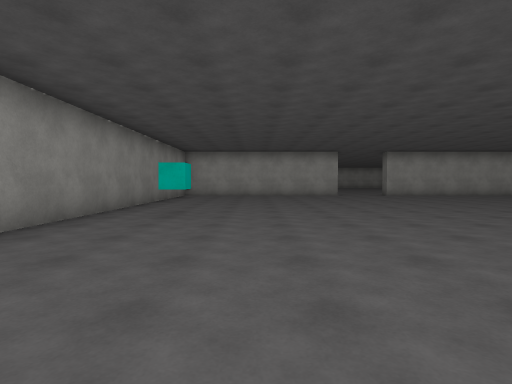
View 1 (above)

24 first-person views from a walk through a scene from a Unity 3-D project. The camera is 1.3 m above the floor, tilts 2° down and sees 80° across. The floor is counted in squares, 2 m on a side. Each view is taken from the middle of a square. On the plan, view 1 faces up. The plan holds only what a view shows up to about 10 squares ahead; the rest is blank. The place goes on beyond the plan. The player is left out. Surface patterns are stand-ins for the level's own textures.

View 2
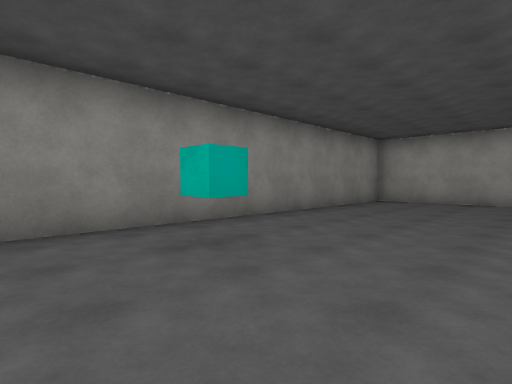

View 3
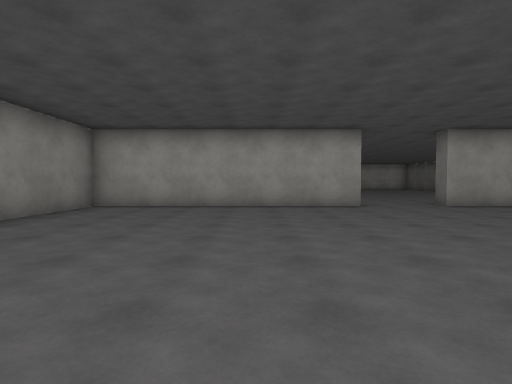

View 4
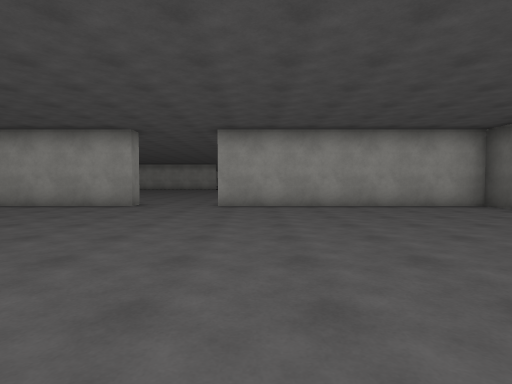

View 5
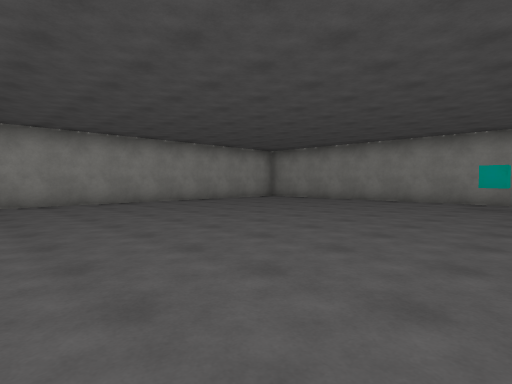

View 6
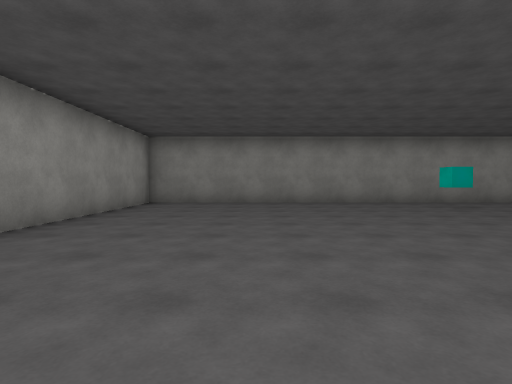

View 7
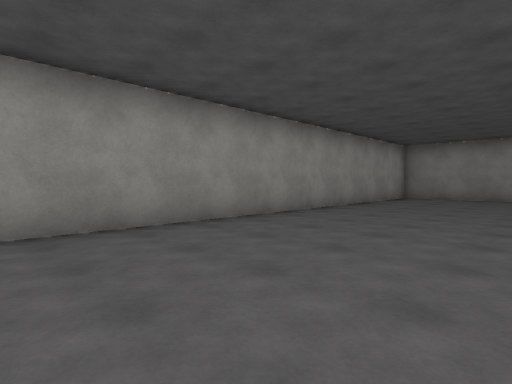

View 8
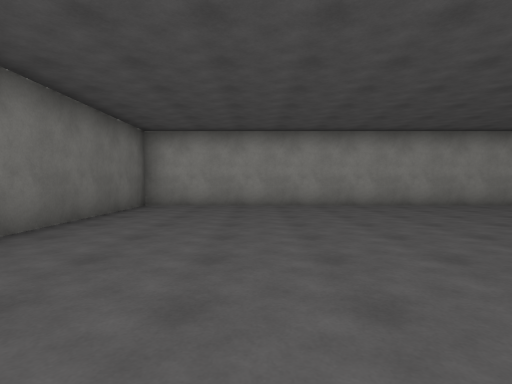

View 9
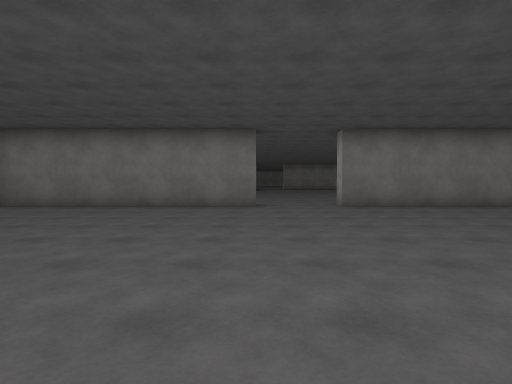

View 10
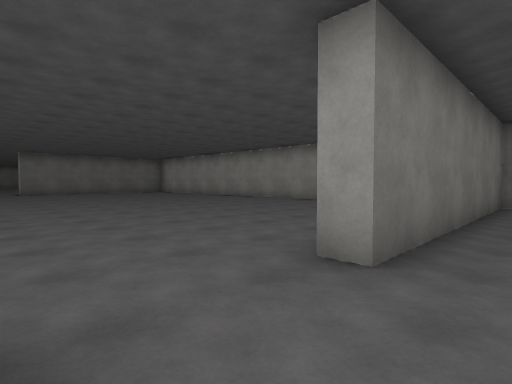

View 11
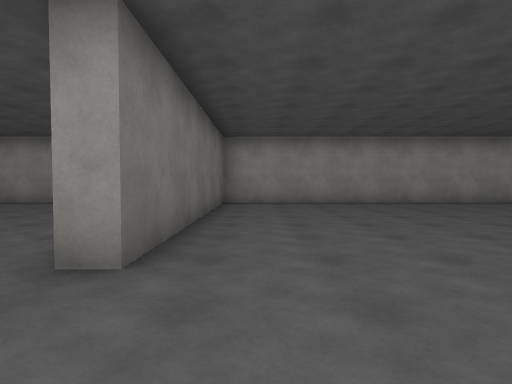

View 12
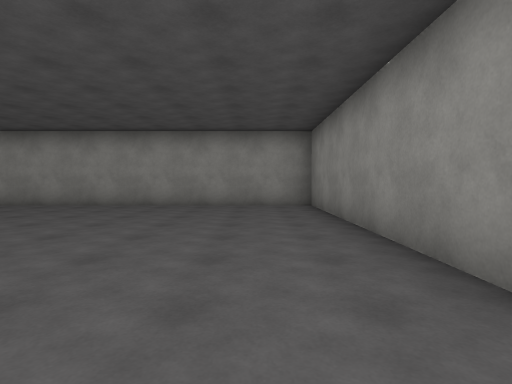

View 13
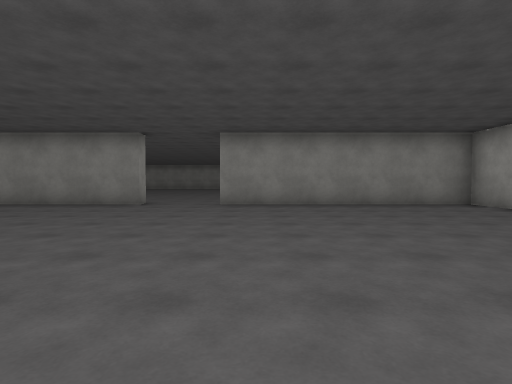

View 14
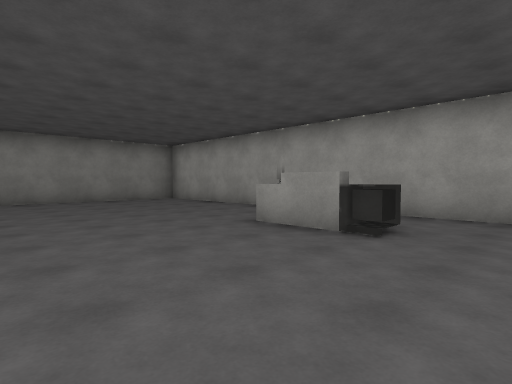

View 15
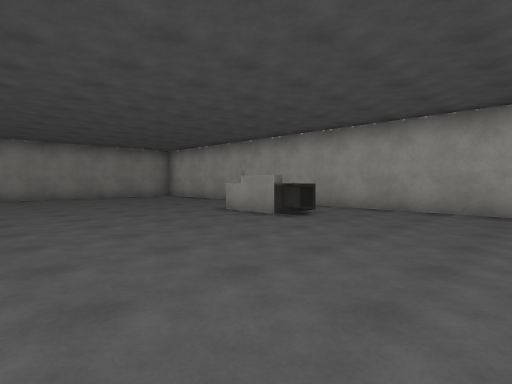

View 16
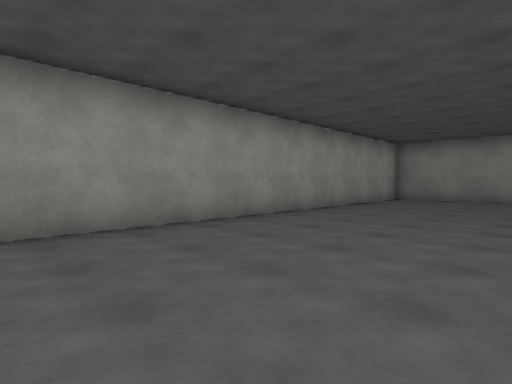

View 17
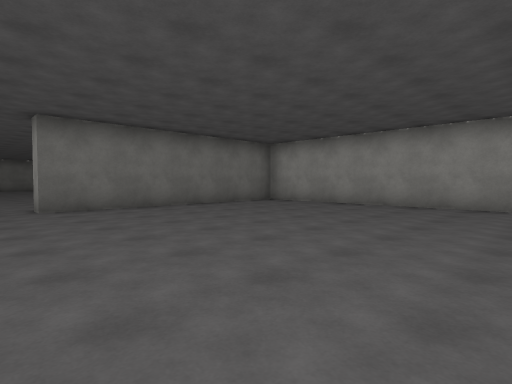

View 18
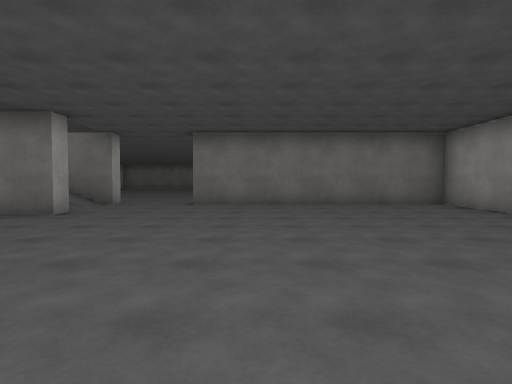

View 19
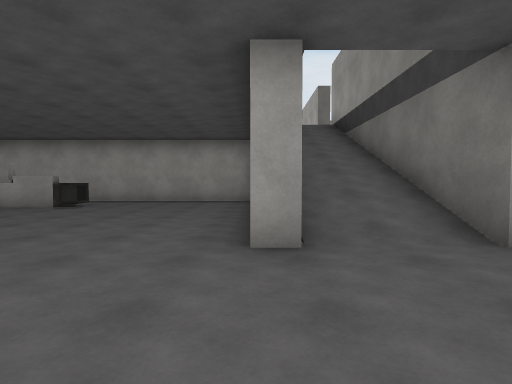

View 20
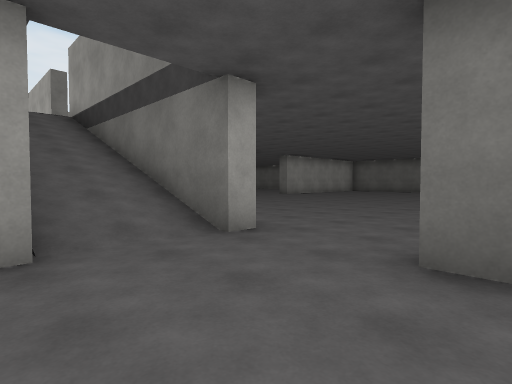

View 21
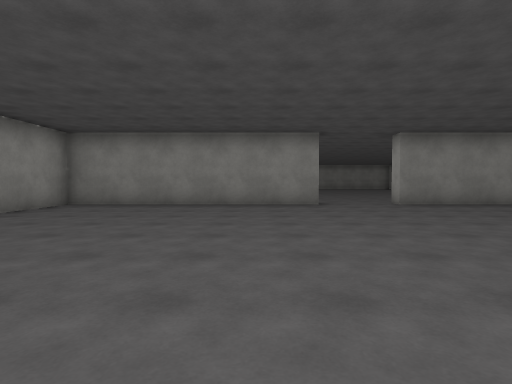

View 22
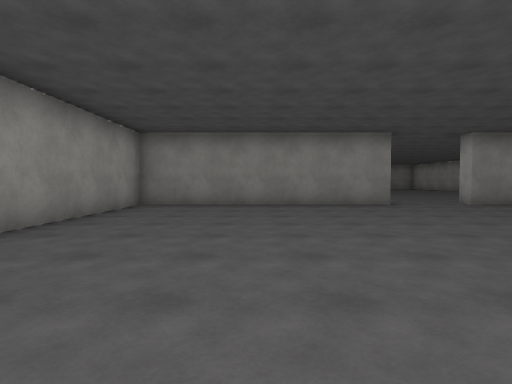

View 23
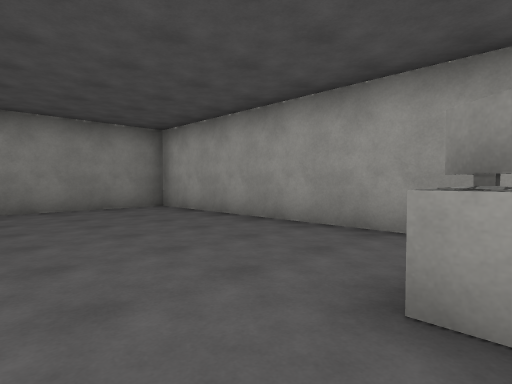

View 24
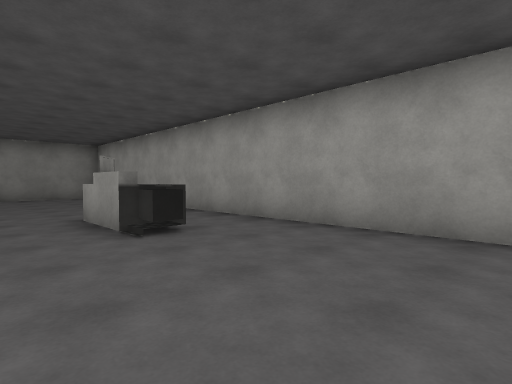

### Floor plan
Key: @ floor where view 1 was taken; # wall or solid block; . main floor; : floor 5 m higher than the main floor; / step, stairs or slope; C cyan cube; E desk.
Columns run from 4 left of view 1 to 37 right of it. Each row starts with its distance up from view 1.
 16         ...
 15         ...
 14 ########..:::::::#/////////////  /#
 13 #................#.............///#
 12 #................#.......EE....///#
 11 #................#.............///#
 10 #................#.............///#  ...
  9 #................#.............///# .....
  8 #................#.............///#.......
  7 #................#.............#..#.......
  6 #.C.....................................
  5 #.......................................
  4 #................#................#  ..
  3 #................#................#
  2 #................#................#
  1 #................#................#
  0 #...@............#................#
 -1 #................#................#
 -2 #................#................#
 -3 ###################################

Positions as (right, up) in squares from view 1, and headings:
1: (0, 0), facing up
2: (1, 4), facing up-left
3: (1, 6), facing up
4: (7, 6), facing up
5: (7, 7), facing down-left
6: (6, 1), facing left
7: (9, 2), facing down-left
8: (10, 6), facing down
9: (5, 7), facing right
10: (12, 7), facing down-right
11: (12, 7), facing down
12: (15, 6), facing down
13: (22, 8), facing left
14: (24, 8), facing up-left
15: (26, 7), facing up-left
16: (25, 2), facing down-left
17: (22, 6), facing down-right
18: (21, 3), facing right
19: (27, 4), facing up
20: (27, 4), facing up-right
21: (22, 3), facing left
22: (22, 1), facing left
23: (21, 10), facing up-left
24: (26, 10), facing up-left
